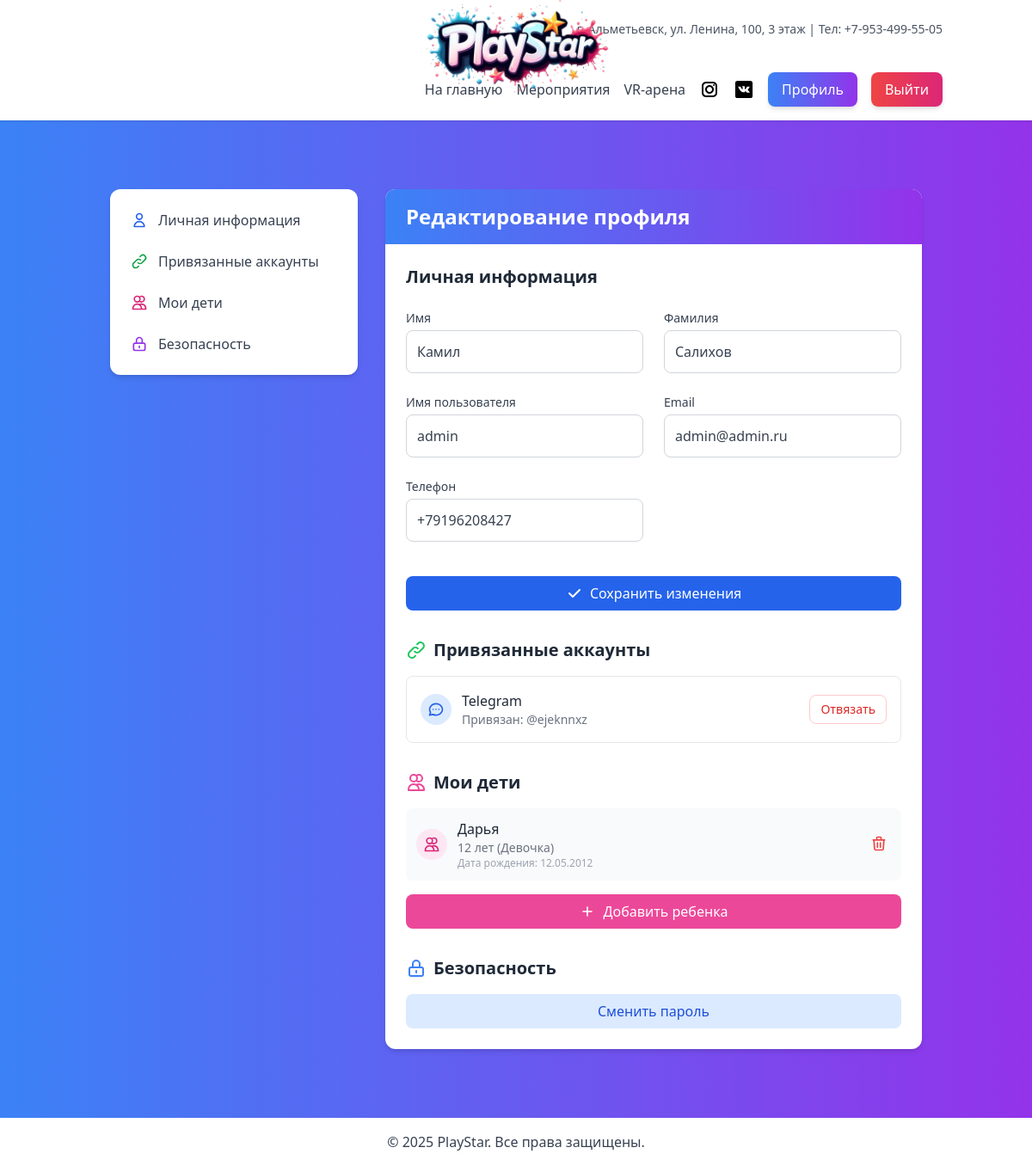
The app's page /accounts/profile/edit/ (signed in) with its own data.
### main/models.py (models this page shows, shortened)
class CustomUser(AbstractUser):
    ROLE_CHOICES = [
        ('CLIENT', 'Клиент'),
        ('STAFF', 'Сотрудник'),
        ('MANAGER', 'Менеджер'),
        ('ADMIN', 'Администратор'),
    ]
    phone_number = models.CharField(max_length=15, unique=True, verbose_name="Номер телефона")
    role = models.CharField(
        max_length=10,
        choices=ROLE_CHOICES,
        default='CLIENT',
        verbose_name='Роль'
    )
    email = models.EmailField(unique=True, verbose_name="Email")

class Child(models.Model):
    GENDER_CHOICES = [
        ('M', 'Мальчик'),
        ('F', 'Девочка'),
    ]
    profile = models.ForeignKey(Profile, on_delete=models.CASCADE, related_name='children')
    name = models.CharField(max_length=100, verbose_name="Имя ребенка")
    age = models.PositiveIntegerField(verbose_name="Возраст ребенка")
    birthdate = models.DateField(verbose_name="Дата рождения", blank=True, null=True)
    gender = models.CharField(
        max_length=1,
        choices=GENDER_CHOICES,
        verbose_name="Пол",
        blank=True,
        null=True
    )
    class Meta:
        verbose_name = "Ребенок"
        verbose_name_plural = "Дети"

### accounts/models.py (models this page shows, shortened)
class SocialAccount(models.Model):
    PROVIDER_CHOICES = [
        ('telegram', 'Telegram'),
        ('telegram_pending', 'Telegram (Pending)'),
        ('google', 'Google'),
        ('vk', 'VKontakte'),
    ]
    user = models.ForeignKey(
        settings.AUTH_USER_MODEL,
        on_delete=models.CASCADE,
        related_name='social_accounts',
        null=True,
        blank=True
    )
    provider = models.CharField(max_length=20, choices=PROVIDER_CHOICES)
    uid = models.CharField(max_length=191)
    extra_data = models.JSONField(default=dict)
    created_at = models.DateTimeField(auto_now_add=True)
    updated_at = models.DateTimeField(auto_now=True)
    class Meta:
        unique_together = ('provider', 'uid')
        verbose_name = 'Социальный аккаунт'
        verbose_name_plural = 'Социальные аккаунты'
    @property
    def is_telegram(self):
        return self.provider == 'telegram'
    def get_telegram_username(self):
        return self.extra_data.get('username', '') if self.is_telegram else ''

### accounts/views.py (the view)
# urls.py: path('profile/edit/', profile_edit, name='profile_edit'),
@login_required
def profile_edit(request):
    user = request.user
    profile, created = Profile.objects.get_or_create(user=user)
    children = profile.children.all()
    telegram_account = SocialAccount.objects.filter(user=user, provider='telegram').first()
    if request.method == 'POST':
        user_form = UserUpdateForm(request.POST, instance=user)
        profile_form = ProfileUpdateForm(request.POST, instance=profile)
        if user_form.is_valid() and profile_form.is_valid():
            user_form.save()
            profile_form.save()
            messages.success(request, _('Профиль успешно обновлен!'))
            return redirect('accounts:profile')  # <--- Основное исправление здесь
    else:
        user_form = UserUpdateForm(instance=user)
        profile_form = ProfileUpdateForm(instance=profile)
    context = {
        'user_form': user_form,
        'profile_form': profile_form,
        'child_form': ChildForm(),
        'password_form': CustomPasswordChangeForm(user=request.user),
        'children': children,
        'telegram_bot_name': getattr(settings, 'TELEGRAM_BOT_NAME', ''),
        'telegram_account': telegram_account,
    }
    return render(request, 'accounts/profile_edit.html', context)

### accounts/forms.py
class ProfileUpdateForm(forms.ModelForm):
    class Meta:
        model = Profile
        fields = []

### accounts/templates/accounts/profile_edit.html (shortened to what this page needs)
{% extends 'base.html' %}
{% load static %}
{% load social_tags %}
{% block content %}
<div class="max-w-7xl mx-auto px-4 py-8 flex flex-col md:flex-row gap-8">
    <div class="w-full md:w-64 lg:w-72 shrink-0">
        <div class="bg-white rounded-xl shadow-md p-4 sticky top-8">
            <nav class="space-y-2">
                <a href="#personal-info" class="flex items-center p-2 text-gray-700 hover:bg-blue-50 rounded-lg transition group">
                    <svg class="w-5 h-5 mr-3 text-blue-600 group-hover:text-blue-700" fill="none" stroke="currentColor" viewBox="0 0 24 24">
                        <path stroke-linecap="round" stroke-linejoin="round" stroke-width="2" d="M16 7a4 4 0 11-8 0 4 4 0 018 0zM12 14a7 7 0 00-7 7h14a7 7 0 00-7-7z"/>
                    </svg>
                    Личная информация
                </a>
                <a href="#social-accounts" class="flex items-center p-2 text-gray-700 hover:bg-blue-50 rounded-lg transition group">
                    Привязанные аккаунты
                </a>
                <a href="#children" class="flex items-center p-2 text-gray-700 hover:bg-blue-50 rounded-lg transition group">
                    <svg class="w-5 h-5 mr-3 text-pink-600 group-hover:text-pink-700" fill="none" stroke="currentColor" viewBox="0 0 24 24">
                        <path stroke-linecap="round" stroke-linejoin="round" stroke-width="2" d="M12 4.354a4 4 0 110 5.292M15 21H3v-1a6 6 0 0112 0v1zm0 0h6v-1a6 6 0 00-9-5.197M13 7a4 4 0 11-8 0 4 4 0 018 0z"/>
                    </svg>
                    Мои дети
                </a>
                <a href="#security" class="flex items-center p-2 text-gray-700 hover:bg-blue-50 rounded-lg transition group">
                    <svg class="w-5 h-5 mr-3 text-purple-600 group-hover:text-purple-700" fill="none" stroke="currentColor" viewBox="0 0 24 24">
                        <path stroke-linecap="round" stroke-linejoin="round" stroke-width="2" d="M12 15v2m-6 4h12a2 2 0 002-2v-6a2 2 0 00-2-2H6a2 2 0 00-2 2v6a2 2 0 002 2zm10-10V7a4 4 0 00-8 0v4h8z"/>
                    </svg>
                    Безопасность
                </a>
            </nav>
        </div>
    </div>
    <div class="flex-grow">
        <div class="bg-white rounded-xl shadow-md overflow-hidden">
            <div class="bg-gradient-to-r from-blue-500 to-purple-600 px-6 py-4">
                <h1 class="text-2xl font-bold text-white">Редактирование профиля</h1>
            </div>
            <div class="p-6 space-y-8">
                <section id="personal-info" class="scroll-mt-20">
                    <h2 class="text-xl font-semibold text-gray-800 mb-4">Личная информация</h2>
                    <form method="post" class="space-y-6">
                        <div class="grid grid-cols-1 md:grid-cols-2 gap-6">
                            <div>
                                <label for="{{ user_form.first_name.id_for_label }}" class="block text-sm font-medium text-gray-700 mb-1">Имя</label>
                                {{ user_form.first_name }}
                            </div>
                            <div>
                                <label for="{{ user_form.last_name.id_for_label }}" class="block text-sm font-medium text-gray-700 mb-1">Фамилия</label>
                                {{ user_form.last_name }}
                            </div>
                            <div>
                                <label for="{{ user_form.username.id_for_label }}" class="block text-sm font-medium text-gray-700 mb-1">Имя пользователя</label>
                                {{ user_form.username }}
                            </div>
                            <div>
                                <label for="{{ user_form.email.id_for_label }}" class="block text-sm font-medium text-gray-700 mb-1">Email</label>
                                {{ user_form.email }}
                            </div>
                            <div>
                                <label for="{{ user_form.phone_number.id_for_label }}" class="block text-sm font-medium text-gray-700 mb-1">Телефон</label>
                                <div class="relative">
                                    {{ user_form.phone_number }}
                                </div>
                            </div>
                        </div>
                        <div class="pt-4">
                            <button type="submit" class="w-full bg-blue-600 hover:bg-blue-700 text-white font-medium py-2 px-4 rounded-lg transition duration-200 flex items-center justify-center">
                                <svg xmlns="http://www.w3.org/2000/svg" class="h-5 w-5 mr-2" viewBox="0 0 20 20" fill="currentColor">
                                    <path fill-rule="evenodd" d="M16.707 5.293a1 1 0 010 1.414l-8 8a1 1 0 01-1.414 0l-4-4a1 1 0 011.414-1.414L8 12.586l7.293-7.293a1 1 0 011.414 0z" clip-rule="evenodd" />
                                </svg>
                                Сохранить изменения
                            </button>
                        </div>
                    </form>
                </section>
                <section id="social-accounts" class="scroll-mt-20">
                    <h2 class="text-xl font-semibold text-gray-800 mb-4 flex items-center">
                        Привязанные аккаунты
                    </h2>
                    <div class="space-y-4">
                        <div class="border border-gray-200 rounded-lg p-4" id="telegram-account-container">
                            <div class="flex items-center justify-between">
                                <div class="flex items-center">
                                    <div class="bg-blue-100 text-blue-600 rounded-full p-2 mr-3">
                                    </div>
                                    <div>
                                        <h3 class="font-medium text-gray-800">Telegram</h3>
                                        <p class="text-sm text-gray-500" id="telegram-status">
                                            {% if telegram_account %}
                                            Привязан: @{{ telegram_account.get_telegram_username }}
                                            {% else %}
                                            Не привязан
                                            {% endif %}
                                        </p>
                                    </div>
                                </div>
                                {% if telegram_account %}
                                <button onclick="disconnectTelegram({{ telegram_account.id }})"
                                        class="text-red-600 hover:text-red-800 text-sm font-medium py-1.5 px-3 rounded-lg border border-red-200 hover:border-red-300 transition">
                                    Отвязать
                                </button>
                                {% else %}
                                <button onclick="openModal('telegramModal')" class="bg-blue-600 hover:bg-blue-700 text-white text-sm font-medium py-1.5 px-3 rounded-lg transition">
                                    Привязать
                                </button>
                                {% endif %}
                            </div>
                        </div>
                    </div>
                </section>
                <section id="children" class="scroll-mt-20">
                    <h2 class="text-xl font-semibold text-gray-800 mb-4 flex items-center">
                        Мои дети
                    </h2>
                    {% if children %}
                    <div class="space-y-3">
                        {% for child in children %}
                        <div class="flex items-center justify-between bg-gray-50 p-3 rounded-lg">
                            <div class="flex items-center">
                                <div class="bg-pink-100 text-pink-600 rounded-full p-2 mr-3">
                                    <svg xmlns="http://www.w3.org/2000/svg" class="h-5 w-5" fill="none" viewBox="0 0 24 24" stroke="currentColor">
                                        <path stroke-linecap="round" stroke-linejoin="round" stroke-width="2" d="M12 4.354a4 4 0 110 5.292M15 21H3v-1a6 6 0 0112 0v1zm0 0h6v-1a6 6 0 00-9-5.197M13 7a4 4 0 11-8 0 4 4 0 018 0z" />
                                    </svg>
                                </div>
                                <div>
                                    <h3 class="font-medium text-gray-800">{{ child.name }}</h3>
                                    <p class="text-sm text-gray-500">{{ child.age }} лет {% if child.gender %}({{ child.get_gender_display }}){% endif %}</p>
                                    {% if child.birthdate %}
                                    <p class="text-xs text-gray-400">Дата рождения: {{ child.birthdate|date:"d.m.Y" }}</p>
                                    {% endif %}
                                </div>
                            </div>
                            <form action="{% url 'accounts:delete_child' child.id %}" method="post" class="delete-child-form">
                                <button type="submit" class="text-red-500 hover:text-red-700 p-1 rounded-full hover:bg-red-50 transition">
                                    <svg xmlns="http://www.w3.org/2000/svg" class="h-5 w-5" fill="none" viewBox="0 0 24 24" stroke="currentColor">
                                        <path stroke-linecap="round" stroke-linejoin="round" stroke-width="2" d="M19 7l-.867 12.142A2 2 0 0116.138 21H7.862a2 2 0 01-1.995-1.858L5 7m5 4v6m4-6v6m1-10V4a1 1 0 00-1-1h-4a1 1 0 00-1 1v3M4 7h16" />
                                    </svg>
                                </button>
                            </form>
                        </div>
                        {% endfor %}
                    </div>
                    {% else %}
                    <div class="bg-blue-50 p-4 rounded-lg text-center">
                        <p class="text-blue-800">Дети не добавлены</p>
                    </div>
                    {% endif %}
                    <button onclick="openModal('addChildModal')" class="mt-4 w-full bg-pink-500 hover:bg-pink-600 text-white font-medium py-2 px-4 rounded-lg transition duration-200 flex items-center justify-center">
                        <svg xmlns="http://www.w3.org/2000/svg" class="h-5 w-5 mr-2" fill="none" viewBox="0 0 24 24" stroke="currentColor">
                            <path stroke-linecap="round" stroke-linejoin="round" stroke-width="2" d="M12 6v6m0 0v6m0-6h6m-6 0H6" />
                        </svg>
                        Добавить ребенка
                    </button>
                </section>
                <section id="security" class="scroll-mt-20">
                    <h2 class="text-xl font-semibold text-gray-800 mb-4 flex items-center">
                        <svg xmlns="http://www.w3.org/2000/svg" class="h-6 w-6 mr-2 text-blue-500" fill="none" viewBox="0 0 24 24" stroke="currentColor">
                            <path stroke-linecap="round" stroke-linejoin="round" stroke-width="2" d="M12 15v2m-6 4h12a2 2 0 002-2v-6a2 2 0 00-2-2H6a2 2 0 00-2 2v6a2 2 0 002 2zm10-10V7a4 4 0 00-8 0v4h8z" />
                        </svg>
                        Безопасность
                    </h2>
                    <button onclick="openModal('changePasswordModal')" class="w-full bg-blue-100 hover:bg-blue-200 text-blue-700 font-medium py-2 px-4 rounded-lg transition duration-200 flex items-center justify-center">
                        Сменить пароль
                    </button>
                </section>
            </div>
        </div>
    </div>
</div>
<link rel="stylesheet" href="{% static 'accounts/css/style.css' %}">
{% endblock %}

### accounts/static/accounts/css/style.css (style rules this page uses)
input, select, textarea { width: 100%; padding: 0.75rem; border: 1px solid #d1d5db; border-radius: 0.5rem; font-size: 1rem; color: #374151; transition: border-color 0.2s, box-shadow 0.2s; }
.bg-pink-100 { background-color: #fce7f3; }
.text-pink-600 { color: #db2777; }
.bg-blue-100 { background-color: #dbeafe; }
.text-blue-600 { color: #2563eb; }
.text-red-600 { color: #dc2626; }

### records on screen
CustomUser: first_name "Камил", last_name "Салихов", username "admin", email "admin@admin.ru", phone_number "+79196208427"
SocialAccount: get_telegram_username "ejeknnxz"
Child: name "Дарья", age "12", gender "Девочка", birthdate "12.05.2012"
